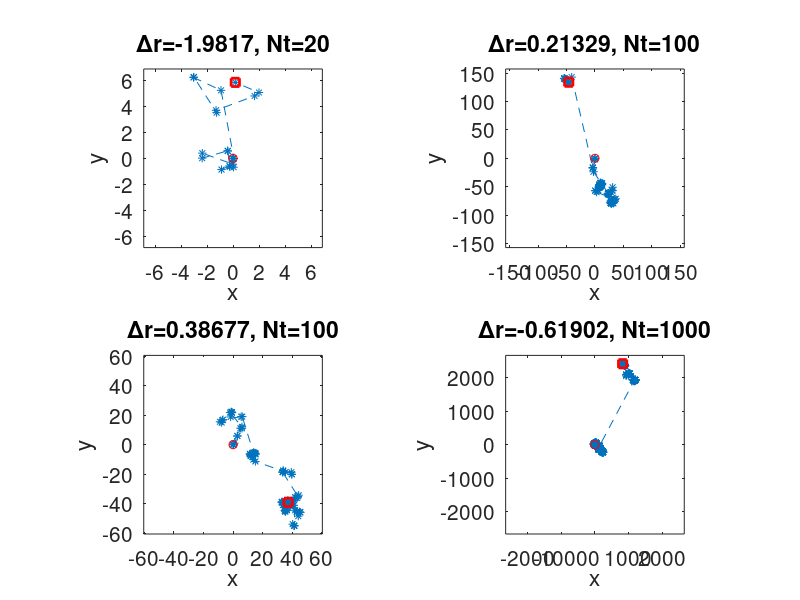

Write MATLAB code to recreate this figure.
% Hua-sheng XIE, huashengxie@gmail.com, FSC-PKU, 2017-01-12 16:40
% Levy flight rand walk, with Cauthy distribution step size

close all; clear; clc;
nNt=4; icase=3;
Nti=[20,100,100,1000];
figure; set(gcf,'DefaultAxesFontSize',15);
for iNt=1:nNt
    Nt=Nti(iNt); x(1)=0; y(1)=0;
    for it=1:Nt        
        if(icase==1) % fixed step size
            dr=1;
        elseif(icase==2)
            dr=randn(); % Guassian step size
        else
            dr=tan((rand()-0.5)*pi); % Cauthy step size
        end
        the=2*pi*rand();
        dx=dr*cos(the);
        dy=dr*sin(the);
        x(it+1)=x(it)+dx;
        y(it+1)=y(it)+dy;
    end
    subplot(2,2,iNt);
%     plot(x,y,'g--',x,y,'b.',x(1),y(1),'ro',x(end),y(end),'rs','LineWidth',2);
    plot(x,y,'--*',x(1),y(1),'ro',x(end),y(end),'rs','LineWidth',2);
    xymax=1.1*max(max(abs(x),abs(y)));axis equal;
    xlim([-xymax,xymax]);ylim([-xymax,xymax]); 
    xlabel('x'); ylabel('y');
    title(['\Delta{r}=',num2str(dr),', Nt=',num2str(Nt)]);
end

print('-dpng',['randwalk2d_icase=',num2str(icase),'_',num2str(randi(99,1)),'.png']);
